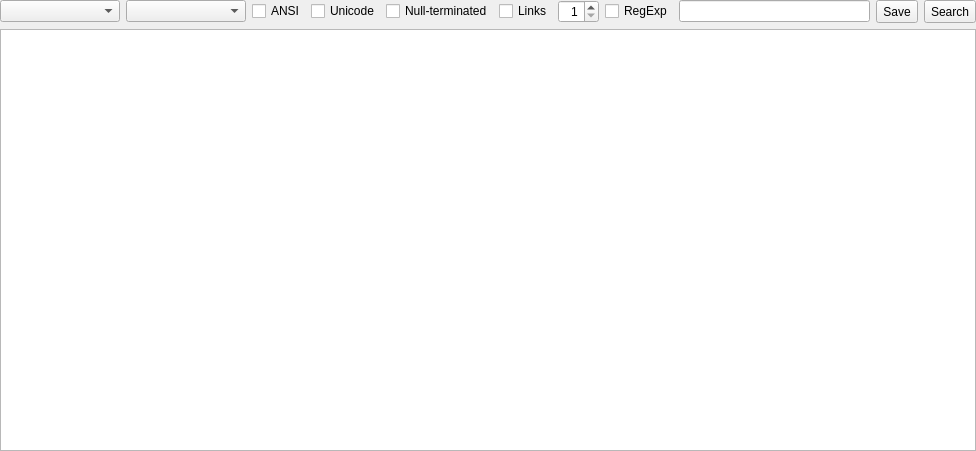
<?xml version="1.0" encoding="UTF-8"?>
<ui version="4.0">
 <class>SearchStringsWidget</class>
 <widget class="QWidget" name="SearchStringsWidget">
  <property name="geometry">
   <rect>
    <x>0</x>
    <y>0</y>
    <width>976</width>
    <height>451</height>
   </rect>
  </property>
  <property name="windowTitle">
   <string notr="true">Form</string>
  </property>
  <layout class="QVBoxLayout" name="verticalLayout_5">
   <property name="leftMargin">
    <number>0</number>
   </property>
   <property name="topMargin">
    <number>0</number>
   </property>
   <property name="rightMargin">
    <number>0</number>
   </property>
   <property name="bottomMargin">
    <number>0</number>
   </property>
   <item>
    <layout class="QHBoxLayout" name="horizontalLayout_2">
     <property name="rightMargin">
      <number>0</number>
     </property>
     <item>
      <widget class="QComboBox" name="comboBoxType">
       <property name="minimumSize">
        <size>
         <width>120</width>
         <height>0</height>
        </size>
       </property>
      </widget>
     </item>
     <item>
      <widget class="QComboBox" name="comboBoxMapMode">
       <property name="minimumSize">
        <size>
         <width>120</width>
         <height>0</height>
        </size>
       </property>
      </widget>
     </item>
     <item>
      <widget class="QCheckBox" name="checkBoxAnsi">
       <property name="text">
        <string notr="true">ANSI</string>
       </property>
      </widget>
     </item>
     <item>
      <widget class="QCheckBox" name="checkBoxUnicode">
       <property name="text">
        <string notr="true">Unicode</string>
       </property>
      </widget>
     </item>
     <item>
      <widget class="QCheckBox" name="checkBoxNullTerminated">
       <property name="text">
        <string>Null-terminated</string>
       </property>
      </widget>
     </item>
     <item>
      <widget class="QCheckBox" name="checkBoxLinks">
       <property name="text">
        <string>Links</string>
       </property>
      </widget>
     </item>
     <item>
      <widget class="QSpinBox" name="spinBoxMinLength">
       <property name="alignment">
        <set>Qt::AlignmentFlag::AlignRight|Qt::AlignmentFlag::AlignTrailing|Qt::AlignmentFlag::AlignVCenter</set>
       </property>
       <property name="minimum">
        <number>1</number>
       </property>
      </widget>
     </item>
     <item>
      <widget class="QCheckBox" name="checkBoxRegExp">
       <property name="text">
        <string notr="true">RegExp</string>
       </property>
      </widget>
     </item>
     <item>
      <widget class="QLineEdit" name="lineEditMask"/>
     </item>
     <item>
      <widget class="QToolButton" name="toolButtonSave">
       <property name="sizePolicy">
        <sizepolicy hsizetype="Minimum" vsizetype="Minimum">
         <horstretch>0</horstretch>
         <verstretch>0</verstretch>
        </sizepolicy>
       </property>
       <property name="text">
        <string>Save</string>
       </property>
      </widget>
     </item>
     <item>
      <widget class="QToolButton" name="toolButtonSearch">
       <property name="sizePolicy">
        <sizepolicy hsizetype="Minimum" vsizetype="Minimum">
         <horstretch>0</horstretch>
         <verstretch>0</verstretch>
        </sizepolicy>
       </property>
       <property name="text">
        <string>Search</string>
       </property>
      </widget>
     </item>
    </layout>
   </item>
   <item>
    <widget class="XTableView" name="tableViewResult">
     <property name="contextMenuPolicy">
      <enum>Qt::ContextMenuPolicy::CustomContextMenu</enum>
     </property>
     <property name="editTriggers">
      <set>QAbstractItemView::EditTrigger::NoEditTriggers</set>
     </property>
     <property name="selectionMode">
      <enum>QAbstractItemView::SelectionMode::SingleSelection</enum>
     </property>
     <property name="selectionBehavior">
      <enum>QAbstractItemView::SelectionBehavior::SelectRows</enum>
     </property>
     <property name="sortingEnabled">
      <bool>true</bool>
     </property>
     <attribute name="horizontalHeaderStretchLastSection">
      <bool>true</bool>
     </attribute>
     <attribute name="verticalHeaderVisible">
      <bool>false</bool>
     </attribute>
     <attribute name="verticalHeaderMinimumSectionSize">
      <number>20</number>
     </attribute>
     <attribute name="verticalHeaderDefaultSectionSize">
      <number>21</number>
     </attribute>
     <attribute name="verticalHeaderStretchLastSection">
      <bool>false</bool>
     </attribute>
    </widget>
   </item>
  </layout>
 </widget>
 <customwidgets>
  <customwidget>
   <class>XTableView</class>
   <extends>QTableView</extends>
   <header>xtableview.h</header>
  </customwidget>
 </customwidgets>
 <resources/>
 <connections/>
</ui>
